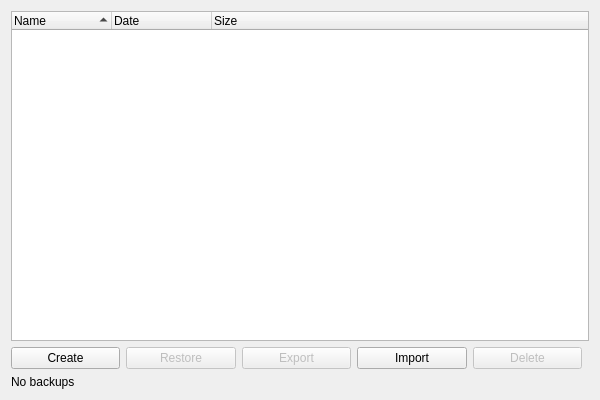
<?xml version="1.0" encoding="UTF-8"?>
<ui version="4.0">
 <class>BackupPage</class>
 <widget class="QWidget" name="BackupPage">
  <property name="geometry">
   <rect>
    <x>0</x>
    <y>0</y>
    <width>600</width>
    <height>400</height>
   </rect>
  </property>
  <layout class="QVBoxLayout" name="verticalLayout">
   <item>
    <widget class="QTreeWidget" name="backupList">
     <property name="selectionMode">
      <enum>QAbstractItemView::SingleSelection</enum>
     </property>
     <property name="rootIsDecorated">
      <bool>false</bool>
     </property>
     <property name="sortingEnabled">
      <bool>true</bool>
     </property>
     <column>
      <property name="text">
       <string>Name</string>
      </property>
     </column>
     <column>
      <property name="text">
       <string>Date</string>
      </property>
     </column>
     <column>
      <property name="text">
       <string>Size</string>
      </property>
     </column>
    </widget>
   </item>
   <item>
    <layout class="QHBoxLayout" name="buttonLayout">
     <item>
      <widget class="QPushButton" name="btnCreate">
       <property name="text">
        <string>Create</string>
       </property>
       <property name="icon">
        <iconset theme="list-add"/>
       </property>
      </widget>
     </item>
     <item>
      <widget class="QPushButton" name="btnRestore">
       <property name="text">
        <string>Restore</string>
       </property>
       <property name="icon">
        <iconset theme="edit-undo"/>
       </property>
       <property name="enabled">
        <bool>false</bool>
       </property>
      </widget>
     </item>
     <item>
      <widget class="QPushButton" name="btnExport">
       <property name="text">
        <string>Export</string>
       </property>
       <property name="icon">
        <iconset theme="document-save-as"/>
       </property>
       <property name="enabled">
        <bool>false</bool>
       </property>
      </widget>
     </item>
     <item>
      <widget class="QPushButton" name="btnImport">
       <property name="text">
        <string>Import</string>
       </property>
       <property name="icon">
        <iconset theme="document-open"/>
       </property>
      </widget>
     </item>
     <item>
      <widget class="QPushButton" name="btnDelete">
       <property name="text">
        <string>Delete</string>
       </property>
       <property name="icon">
        <iconset theme="edit-delete"/>
       </property>
       <property name="enabled">
        <bool>false</bool>
       </property>
      </widget>
     </item>
     <item>
      <spacer name="horizontalSpacer">
       <property name="orientation">
        <enum>Qt::Horizontal</enum>
       </property>
      </spacer>
     </item>
    </layout>
   </item>
   <item>
    <widget class="QLabel" name="statusLabel">
     <property name="text">
      <string>No backups</string>
     </property>
    </widget>
   </item>
  </layout>
 </widget>
 <resources/>
 <connections/>
</ui>
